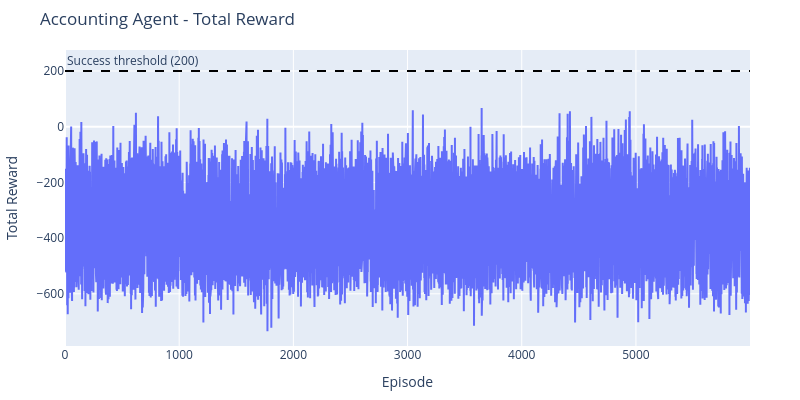

The code cell stored with this chart in its notebook:
### Code cell
fig = go.Figure()
fig.add_trace(go.Scatter(y=episode_rewards_acc,mode="lines",name="Total Reward"))

fig.update_layout(
    title="Accounting Agent - Total Reward",
    xaxis_title="Episode",
    yaxis_title="Total Reward",
    width=800,
    height=400,
    margin=dict(l=50, r=50, t=50, b=50)
)

fig.add_trace(
    go.Scatter(
        x=episodes_acc[mask_acc],
        y=episode_rewards_acc[mask_acc],
        mode="markers",
        name="Reward > 200",
        marker=dict(color="red", size=6)
    )
)

fig.add_hline(
    y=200,
    line_dash="dash",
    line_color="black",
    annotation_text="Success threshold (200)",
    annotation_position="top left"
)

fig.show()

### Figure 1 — Plotly figure (JSON) as saved in the notebook; plotly's stock layout.template omitted (floating-point values rounded to 4 significant figures; data arrays with more than 128 entries replaced by an {"elided": "..."} marker saying what was removed)
{"data": [{"mode": "lines", "name": "Total Reward", "type": "scatter", "y": {"elided": "6000 float values"}}, {"marker": {"color": "red", "size": 6}, "mode": "markers", "name": "Reward > 200", "type": "scatter", "x": [], "y": []}], "layout": {"annotations": [{"showarrow": false, "text": "Success threshold (200)", "x": 0, "xanchor": "left", "xref": "x domain", "y": 200, "yanchor": "bottom", "yref": "y"}], "height": 400, "margin": {"b": 50, "l": 50, "r": 50, "t": 50}, "shapes": [{"line": {"color": "black", "dash": "dash"}, "type": "line", "x0": 0, "x1": 1, "xref": "x domain", "y0": 200, "y1": 200, "yref": "y"}], "title": {"text": "Accounting Agent - Total Reward"}, "width": 800, "xaxis": {"title": {"text": "Episode"}}, "yaxis": {"title": {"text": "Total Reward"}}}}
